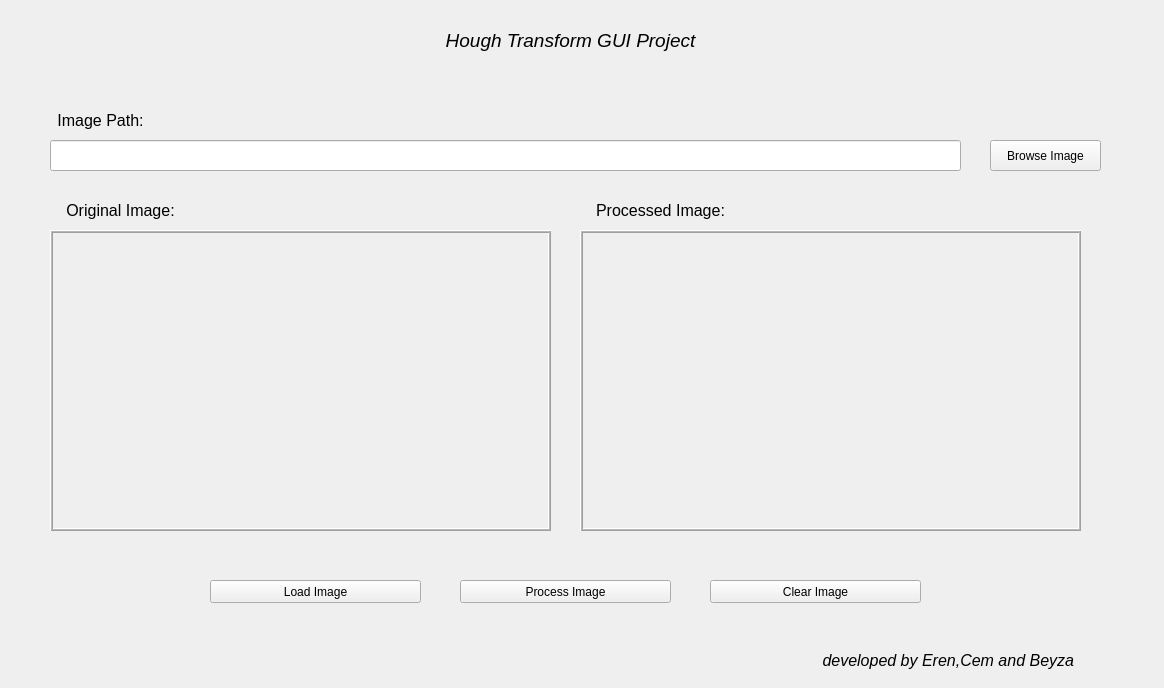
<?xml version="1.0" encoding="UTF-8"?>
<ui version="4.0">
 <class>QMainWindow</class>
 <widget class="QMainWindow" name="QMainWindow">
  <property name="geometry">
   <rect>
    <x>0</x>
    <y>0</y>
    <width>1164</width>
    <height>688</height>
   </rect>
  </property>
  <property name="windowTitle">
   <string>Hough Transform</string>
  </property>
  <widget class="QLabel" name="label">
   <property name="geometry">
    <rect>
     <x>410</x>
     <y>20</y>
     <width>321</width>
     <height>41</height>
    </rect>
   </property>
   <property name="font">
    <font>
     <family>Arial</family>
     <pointsize>14</pointsize>
     <italic>true</italic>
    </font>
   </property>
   <property name="text">
    <string>Hough Transform GUI Project</string>
   </property>
   <property name="alignment">
    <set>Qt::AlignCenter</set>
   </property>
  </widget>
  <widget class="QLabel" name="label_2">
   <property name="geometry">
    <rect>
     <x>740</x>
     <y>640</y>
     <width>421</width>
     <height>41</height>
    </rect>
   </property>
   <property name="font">
    <font>
     <family>Arial</family>
     <pointsize>12</pointsize>
     <italic>true</italic>
    </font>
   </property>
   <property name="text">
    <string>developed by Eren,Cem and Beyza </string>
   </property>
   <property name="alignment">
    <set>Qt::AlignCenter</set>
   </property>
  </widget>
  <widget class="QLineEdit" name="lineEdit">
   <property name="geometry">
    <rect>
     <x>50</x>
     <y>140</y>
     <width>911</width>
     <height>31</height>
    </rect>
   </property>
  </widget>
  <widget class="QLabel" name="label_3">
   <property name="geometry">
    <rect>
     <x>40</x>
     <y>110</y>
     <width>121</width>
     <height>21</height>
    </rect>
   </property>
   <property name="font">
    <font>
     <family>Arial</family>
     <pointsize>12</pointsize>
     <italic>false</italic>
    </font>
   </property>
   <property name="text">
    <string>Image Path:</string>
   </property>
   <property name="alignment">
    <set>Qt::AlignCenter</set>
   </property>
  </widget>
  <widget class="QPushButton" name="pushButton_browse">
   <property name="geometry">
    <rect>
     <x>990</x>
     <y>140</y>
     <width>111</width>
     <height>31</height>
    </rect>
   </property>
   <property name="text">
    <string>Browse Image</string>
   </property>
  </widget>
  <widget class="QLabel" name="label_original_img">
   <property name="geometry">
    <rect>
     <x>50</x>
     <y>230</y>
     <width>501</width>
     <height>301</height>
    </rect>
   </property>
   <property name="frameShape">
    <enum>QFrame::Box</enum>
   </property>
   <property name="frameShadow">
    <enum>QFrame::Raised</enum>
   </property>
   <property name="midLineWidth">
    <number>1</number>
   </property>
   <property name="text">
    <string/>
   </property>
  </widget>
  <widget class="QLabel" name="label_5">
   <property name="geometry">
    <rect>
     <x>50</x>
     <y>200</y>
     <width>141</width>
     <height>21</height>
    </rect>
   </property>
   <property name="font">
    <font>
     <family>Arial</family>
     <pointsize>12</pointsize>
     <italic>false</italic>
    </font>
   </property>
   <property name="text">
    <string>Original Image:</string>
   </property>
   <property name="alignment">
    <set>Qt::AlignCenter</set>
   </property>
  </widget>
  <widget class="QLabel" name="label_6">
   <property name="geometry">
    <rect>
     <x>580</x>
     <y>200</y>
     <width>161</width>
     <height>21</height>
    </rect>
   </property>
   <property name="font">
    <font>
     <family>Arial</family>
     <pointsize>12</pointsize>
     <italic>false</italic>
    </font>
   </property>
   <property name="text">
    <string>Processed Image:</string>
   </property>
   <property name="alignment">
    <set>Qt::AlignCenter</set>
   </property>
  </widget>
  <widget class="QLabel" name="label_processed_img">
   <property name="geometry">
    <rect>
     <x>580</x>
     <y>230</y>
     <width>501</width>
     <height>301</height>
    </rect>
   </property>
   <property name="frameShape">
    <enum>QFrame::Box</enum>
   </property>
   <property name="frameShadow">
    <enum>QFrame::Raised</enum>
   </property>
   <property name="midLineWidth">
    <number>1</number>
   </property>
   <property name="text">
    <string/>
   </property>
  </widget>
  <widget class="QPushButton" name="pushButton_process">
   <property name="geometry">
    <rect>
     <x>460</x>
     <y>580</y>
     <width>211</width>
     <height>23</height>
    </rect>
   </property>
   <property name="text">
    <string>Process Image</string>
   </property>
  </widget>
  <widget class="QPushButton" name="pushButton_load">
   <property name="geometry">
    <rect>
     <x>210</x>
     <y>580</y>
     <width>211</width>
     <height>23</height>
    </rect>
   </property>
   <property name="text">
    <string>Load Image</string>
   </property>
  </widget>
  <widget class="QPushButton" name="pushButton_clear">
   <property name="geometry">
    <rect>
     <x>710</x>
     <y>580</y>
     <width>211</width>
     <height>23</height>
    </rect>
   </property>
   <property name="text">
    <string>Clear Image</string>
   </property>
  </widget>
 </widget>
 <resources/>
 <connections/>
</ui>
